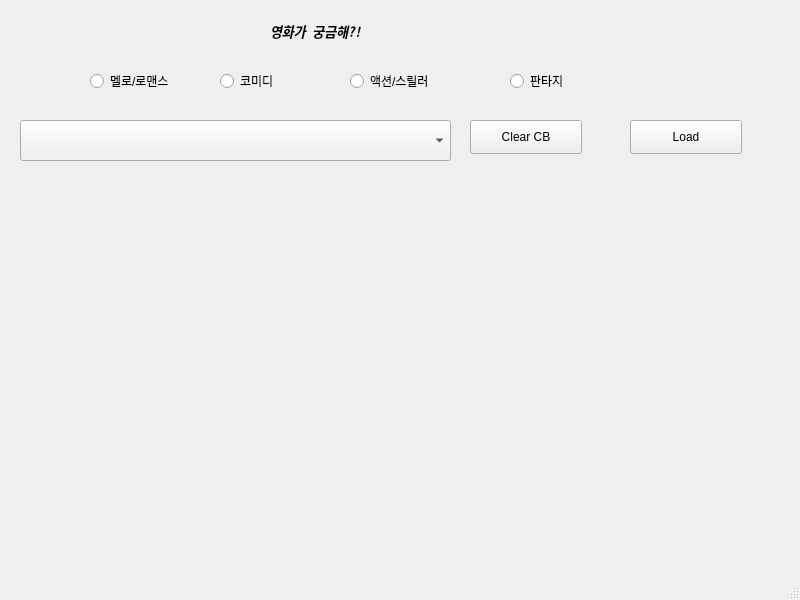
<?xml version="1.0" encoding="UTF-8"?>
<ui version="4.0">
 <class>MainWindow</class>
 <widget class="QMainWindow" name="MainWindow">
  <property name="geometry">
   <rect>
    <x>0</x>
    <y>0</y>
    <width>800</width>
    <height>600</height>
   </rect>
  </property>
  <property name="windowTitle">
   <string>MainWindow</string>
  </property>
  <widget class="QWidget" name="centralwidget">
   <widget class="QRadioButton" name="rB_mello">
    <property name="geometry">
     <rect>
      <x>90</x>
      <y>70</y>
      <width>130</width>
      <height>22</height>
     </rect>
    </property>
    <property name="text">
     <string>멜로/로맨스</string>
    </property>
   </widget>
   <widget class="QRadioButton" name="rB_comedy">
    <property name="geometry">
     <rect>
      <x>220</x>
      <y>70</y>
      <width>130</width>
      <height>22</height>
     </rect>
    </property>
    <property name="text">
     <string>코미디</string>
    </property>
   </widget>
   <widget class="QRadioButton" name="rB_action">
    <property name="geometry">
     <rect>
      <x>350</x>
      <y>70</y>
      <width>130</width>
      <height>22</height>
     </rect>
    </property>
    <property name="text">
     <string>액션/스릴러</string>
    </property>
   </widget>
   <widget class="QRadioButton" name="rB_fantasy">
    <property name="geometry">
     <rect>
      <x>510</x>
      <y>70</y>
      <width>130</width>
      <height>22</height>
     </rect>
    </property>
    <property name="text">
     <string>판타지</string>
    </property>
   </widget>
   <widget class="QComboBox" name="MovieList">
    <property name="geometry">
     <rect>
      <x>20</x>
      <y>120</y>
      <width>431</width>
      <height>41</height>
     </rect>
    </property>
   </widget>
   <widget class="QPushButton" name="Clear_mv">
    <property name="geometry">
     <rect>
      <x>470</x>
      <y>120</y>
      <width>112</width>
      <height>34</height>
     </rect>
    </property>
    <property name="text">
     <string>Clear CB</string>
    </property>
   </widget>
   <widget class="QLabel" name="Picture">
    <property name="geometry">
     <rect>
      <x>10</x>
      <y>170</y>
      <width>781</width>
      <height>391</height>
     </rect>
    </property>
    <property name="text">
     <string/>
    </property>
   </widget>
   <widget class="QLabel" name="HLabel">
    <property name="geometry">
     <rect>
      <x>270</x>
      <y>0</y>
      <width>381</width>
      <height>61</height>
     </rect>
    </property>
    <property name="font">
     <font>
      <family>Fixedsys</family>
      <pointsize>10</pointsize>
      <weight>75</weight>
      <italic>true</italic>
      <bold>true</bold>
      <underline>false</underline>
     </font>
    </property>
    <property name="text">
     <string>영화가 궁금해?!</string>
    </property>
    <property name="indent">
     <number>-1</number>
    </property>
   </widget>
   <widget class="QPushButton" name="Loadcloud">
    <property name="geometry">
     <rect>
      <x>630</x>
      <y>120</y>
      <width>112</width>
      <height>34</height>
     </rect>
    </property>
    <property name="text">
     <string>Load</string>
    </property>
   </widget>
  </widget>
  <widget class="QMenuBar" name="menubar">
   <property name="geometry">
    <rect>
     <x>0</x>
     <y>0</y>
     <width>800</width>
     <height>31</height>
    </rect>
   </property>
  </widget>
  <widget class="QStatusBar" name="statusbar"/>
 </widget>
 <resources/>
 <connections/>
</ui>
